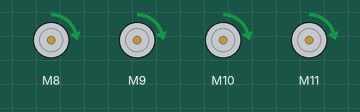
Bench run of a sketch on a simulated Arduino Nano, built with avr-gcc and run on an emulated ATmega328P. Parts: 4 × DC motor (green arrow = forward, orange = backward, longer = faster). What the sketch prints to the serial monitor is not drawn.

Above: at 3.1 s.
Timing chart, 0 to 4.6 s (numbered marks = the images above):
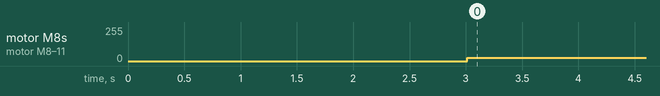

The sketch:

NanoThrottlePWMTest.ino
```cpp
#include "ESC.h"

#define SPEED_MIN (1000)                                  // Set the Minimum Speed in microseconds
#define SPEED_MAX (2000)                                  // Set the Minimum Speed in microseconds

ESC ESC_A (8, SPEED_MIN, SPEED_MAX, 500);                 // ESC_Name (ESC PIN, Minimum Value, Maximum Value, Default Speed, Arm Value)
ESC ESC_B (9, SPEED_MIN, SPEED_MAX, 500);
ESC ESC_C (10, SPEED_MIN, SPEED_MAX, 500);
ESC ESC_D (11, SPEED_MIN, SPEED_MAX, 500);
//==== Settings ====
#define MIN_THROTTLE (1100) //250 standard
#define MAX_THROTTLE (1500) //350 good testing value  <->  900 flightable

//====Throttles====
int throttleA; //1 -> pin 8
int throttleB; //2 -> pin 9
int throttleC; //3 -> pin 10
int throttleD; //4 -> pin 11

int motorStartUpPhase = 1;
bool stopThrottle = false;

int oESC;


void setup()
{
    armMotors();
    Serial.begin(57600);
    Serial.println("--------------Drone is booting up - Throttle Nano-------------");
    Serial.println("--------------ESC Armed-------------");
    Serial.println("--------------Waiting 3 Sec.-------------");
    delay(3000);
    Serial.println("--------------Setup - Done-------------");
}

void loop() {
  setThrottleForAll(MIN_THROTTLE);
  limitThrottle();
  applyThrottle();
  Serial.println("doing smthg");
  delay(10);
}


void setThrottleForAll(int throttle)
{
  throttleA = throttle;
  throttleB = throttle;
  throttleC = throttle;
  throttleD = throttle;
}

float getAverageThrottle()
{
  return (float)(throttleA + throttleB + throttleC + throttleD) / 4;
}

void limitThrottle()
{
  throttleA = throttleA < MIN_THROTTLE ? MIN_THROTTLE : throttleA;
  throttleB = throttleB < MIN_THROTTLE ? MIN_THROTTLE : throttleB;
  throttleC = throttleC < MIN_THROTTLE ? MIN_THROTTLE : throttleC;
  throttleD = throttleD < MIN_THROTTLE ? MIN_THROTTLE : throttleD;

  throttleA = throttleA > MAX_THROTTLE ? MAX_THROTTLE : throttleA;
  throttleB = throttleB > MAX_THROTTLE ? MAX_THROTTLE : throttleB;
  throttleC = throttleC > MAX_THROTTLE ? MAX_THROTTLE : throttleC;
  throttleD = throttleD > MAX_THROTTLE ? MAX_THROTTLE : throttleD;

  throttleA = abs(throttleA);
  throttleB = abs(throttleB);
  throttleC = abs(throttleC);
  throttleD = abs(throttleD);

  if (stopThrottle) //must be called after limitation for saftey reasons
  {
    // throttleA = 500;
    // throttleB = 500;
    // throttleC = 500;
    // throttleD = 500;
  }
}

void applyThrottle()
{
  // if (stopThrottle)
  // {
  //   stopMotors();
  //   return;
  // }

  ESC_A.speed(throttleA);
  ESC_B.speed(throttleB);
  ESC_C.speed(throttleC);
  ESC_D.speed(throttleD);


}

void stopMotors()
{
    // esc_A.stop();
    // ESC_B.stop();
    // ESC_C.stop();
    // ESC_D.stop();
}

void armMotors()
{
    ESC_A.arm();
    ESC_B.arm();
    ESC_C.arm();
    ESC_D.arm();
}
```

Measured:
- by itself, motor M8–11: stopped → forward 25/255 at 3.0 s
